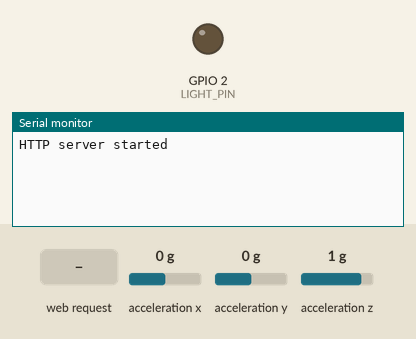
Simulated run of this sketch. Board: ESP8266 (NodeMCU). Shown: output pins drawn as LEDs (lit = HIGH), the last lines printed to the serial monitor. Wiring (inferred from the names in the program): ADXL345 accelerometer at I2C address 0x53. The test bench sets the inputs (shaded band); at power-on: acceleration x 0 g, acceleration y 0 g, acceleration z 1 g. WiFi joins after 1.5 s; servers stay silent unless stated; uploads are accepted with an empty reply.

Above: at 1.2 s.
1.3 s: HTTP request GET /connect?ssid=1&password=1 received
At 1.7 s:
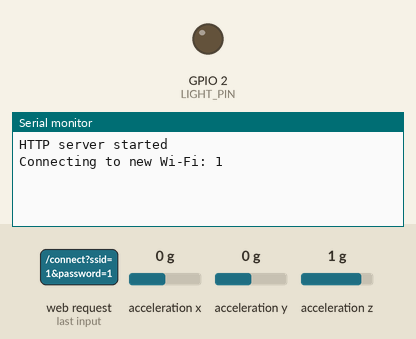
3.3 s: acceleration x set to -1.4 g
At 5.6 s:
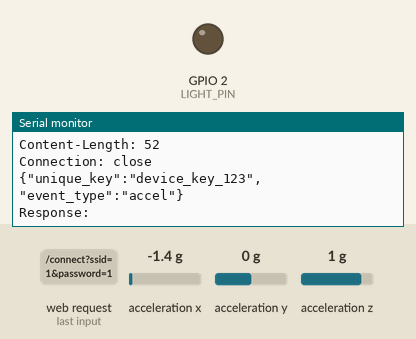

The sketch:

accelerometer.ino
```cpp
#include <Wire.h>
#include <ESP8266WiFi.h>
#include <WiFiClientSecure.h>
#include <ESP8266WebServer.h>

#define LIGHT_PIN 2
#define WEIGHTLESS_COEF 0.2 // Коэффициент невесомости
#define ADXL345 0x53

float X_out, Y_out, Z_out;
float X1, Y1, Z1;
float prevX1 = 0, prevY1 = 0, prevZ1 = 0; // Переменные для хранения предыдущих значений
bool light_on = false;

ESP8266WebServer server(80);

// Данные для Wi-Fi
const char* host = "internet-thing-server-1-wtlb.onrender.com"; // Убедитесь, что этот адрес правильный
const int httpsPort = 443; // Порт для HTTPS
const char* device_key = "device_key_123"; // Уникальный ключ устройства
const char* base_url = "/events/";

WiFiClientSecure client;

void setup() {
  Serial.begin(115200);
  pinMode(LIGHT_PIN, OUTPUT);
  digitalWrite(LIGHT_PIN, LOW);

  Wire.begin(4, 5); // SDA на D2 (4), SCL на D1 (5)

  // Инициализация акселерометра
  Wire.beginTransmission(ADXL345);
  Wire.write(0x2D);
  Wire.write(8);
  Wire.endTransmission();

  // Запускаем точку доступа для настройки Wi-Fi
  WiFi.softAP("ESP_AP", "password");
  server.on("/", handleRoot);
  server.on("/connect", handleConnect);
  server.begin();
  Serial.println("HTTP server started");

  client.setInsecure(); // Отключаем проверку сертификата SSL
}

void loop() {
  server.handleClient(); // Обработка входящих запросов

  if (WiFi.status() == WL_CONNECTED) {
    Wire.beginTransmission(ADXL345);
    Wire.write(0x32);
    Wire.endTransmission();
    Wire.requestFrom((uint8_t)ADXL345, (size_t)6, true);

    X_out = (Wire.read() | Wire.read() << 8);
    X1 = X_out / 256.0;
    Y_out = (Wire.read() | Wire.read() << 8);
    Y1 = Y_out / 256.0;
    Z_out = (Wire.read() | Wire.read() << 8);
    Z1 = Z_out / 256.0;

    float acceleration = abs(X1) + abs(Y1);

    // Проверка на значительное изменение
    if (acceleration > WEIGHTLESS_COEF &&
        (abs(X1 - prevX1) > 0.1 || abs(Y1 - prevY1) > 0.1 || abs(Z1 - prevZ1) > 0.1)) {
      sendEvent("accel");
      // Обновляем предыдущие значения
      prevX1 = X1;
      prevY1 = Y1;
      prevZ1 = Z1;
      delay(1000); // чтобы не спамить запросы
    }
  }

  delay(100);
}

void sendEvent(const char* event_type) {
  if (WiFi.status() != WL_CONNECTED) {
    Serial.println("WiFi not connected, cannot send event");
    return;
  }

  Serial.print("Connecting to server: ");
  Serial.println(host);

  if (!client.connect(host, httpsPort)) {
    Serial.println("Connection to server failed");
    return;
  }

  String json = String("{\"unique_key\":\"") + device_key + "\",\"event_type\":\"" + event_type + "\"}";

  String request = String("POST ") + base_url + " HTTP/1.1\r\n" +
                   "Host: " + host + "\r\n" +
                   "Content-Type: application/json\r\n" +
                   "Content-Length: " + json.length() + "\r\n" +
                   "Connection: close\r\n\r\n" +
                   json;

  client.print(request);

  Serial.println("Request sent:");
  Serial.println(request);

  // Чтение ответа сервера
  while (client.connected()) {
    String line = client.readStringUntil('\n');
    if (line == "\r") {
      break; // headers ended
    }
  }

  String response = client.readString();
  Serial.println("Response:");
  Serial.println(response);

  client.stop();
}

void handleRoot() {
  server.send(200, "text/html", "<form action=\"/connect\" method=\"POST\">"
                                "SSID: <input type=\"text\" name=\"ssid\"><br>"
                                "Password: <input type=\"password\" name=\"password\"><br>"
                                "<input type=\"submit\" value=\"Connect\">"
                                "</form>");
}

void handleConnect() {
  if (server.hasArg("ssid") && server.hasArg("password")) {
    String new_ssid = server.arg("ssid");
    String new_password = server.arg("password");

    server.send(200, "text/html", "Connecting to Wi-Fi...");

    Serial.print("Connecting to new Wi-Fi: ");
    Serial.println(new_ssid);

    WiFi.mode(WIFI_STA); // Переключаемся в режим станции
    WiFi.begin(new_ssid.c_str(), new_password.c_str());

    unsigned long start = millis();
    while (WiFi.status() != WL_CONNECTED && millis() - start < 15000) {
      delay(500);
      Serial.print(".");
    }

    if (WiFi.status() == WL_CONNECTED) {
      Serial.println("\nConnected to Wi-Fi!");
      Serial.print("IP address: ");
      Serial.println(WiFi.localIP());

      // Отключаем точку доступа, чтобы не мешала
      WiFi.softAPdisconnect(true);
    } else {
      Serial.println("\nFailed to connect to Wi-Fi.");
    }
  } else {
    server.send(400, "text/html", "Bad Request");
  }
}
```

Measured:
- after the input at 1.3 s, the serial monitor: prints a new line at once (image 1)
- after the input at 3.3 s, the serial monitor: prints a new line at once (image 2)
